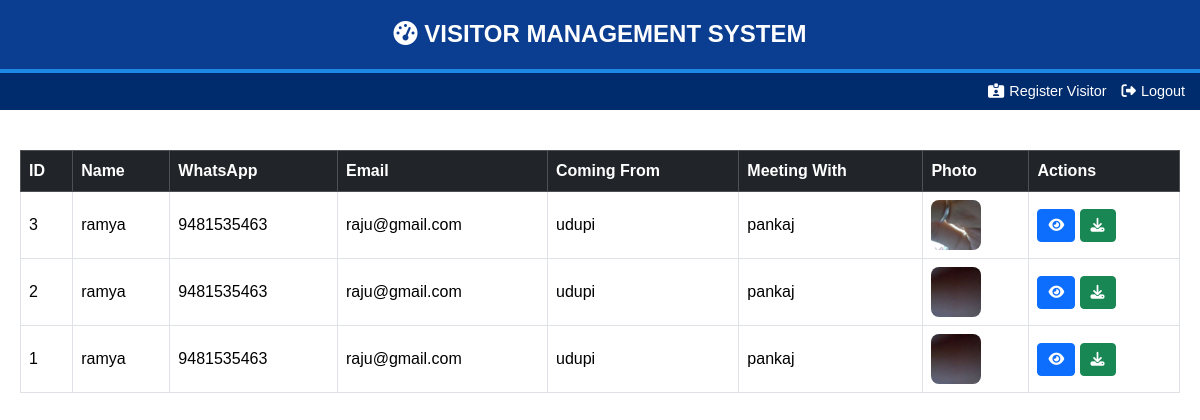
/admin_dashboard.php (signed in), run on the app's committed database.
### tables this page shows
CREATE TABLE `visitors` (
  `id` int(11) UNSIGNED NOT NULL,
  `name` varchar(255) NOT NULL,
  `email` varchar(255) DEFAULT NULL,
  `whatsapp` varchar(20) NOT NULL,
  `coming_from` varchar(255) NOT NULL,
  `meeting_to` varchar(255) NOT NULL,
  `selfie_path` varchar(255) NOT NULL,
  `receptionist_id` int(11) UNSIGNED DEFAULT NULL,
  `otp` varchar(6) DEFAULT NULL
);

### admin_dashboard.php (the view, shortened to what this page needs)
<?php
try {
    $db = new PDO('mysql:host=localhost;dbname=registration_db', 'root', '');
    $db->setAttribute(PDO::ATTR_ERRMODE, PDO::ERRMODE_EXCEPTION);
} catch (PDOException $e) {
    die("Connection failed: " . $e->getMessage());
}
$user_id = $_SESSION['user_id'];
$user_type = $_SESSION['user_type'];
try {
    $stmt = $db->query("SHOW COLUMNS FROM visitors LIKE 'created_at'");
    $has_created_at = $stmt->rowCount() > 0;
    $order_by = $has_created_at ? 'v.created_at DESC' : 'v.id DESC';
    if ($user_type === 'super_admin') {
        $stmt = $db->query("SELECT v.*, u.name AS receptionist_name
                            FROM visitors v
                            LEFT JOIN users1 u ON v.receptionist_id = u.id
                            ORDER BY $order_by");
    } else {
        $stmt = $db->prepare("SELECT v.*, u.name AS receptionist_name
                              FROM visitors v
                              LEFT JOIN users1 u ON v.receptionist_id = u.id
                              WHERE v.receptionist_id = ?
                              ORDER BY $order_by");
        $stmt->execute([$user_id]);
    }
    $visitors = $stmt->fetchAll(PDO::FETCH_ASSOC);
} catch (PDOException $e) {
    $_SESSION['errors'] = ["Database error: " . $e->getMessage()];
    $visitors = [];
}
?>
<!DOCTYPE html>
<html lang="en">
<head>
    <link href="https://cdn.jsdelivr.net/npm/bootstrap@5.3.3/dist/css/bootstrap.min.css" rel="stylesheet">
    <link rel="stylesheet" href="https://cdnjs.cloudflare.com/ajax/libs/font-awesome/6.4.0/css/all.min.css">
</head>
<body>
    <div class="app-container">
        <div class="app-header">
            <h1><i class="fas fa-tachometer-alt"></i> VISITOR MANAGEMENT SYSTEM</h1>
        </div>
        <div class="menu-bar">
            <a href="index.php"><i class="fas fa-id-card-alt"></i> Register Visitor</a>
            <a href="logout.php"><i class="fas fa-sign-out-alt"></i> Logout</a>
        </div>
        <div class="app-body">
            <div class="table-responsive">
                <table class="table table-bordered table-hover">
                    <thead class="table-dark">
                        <tr>
                            <th>ID</th>
                            <th>Name</th>
                            <th>WhatsApp</th>
                            <th>Email</th>
                            <th>Coming From</th>
                            <th>Meeting With</th>
                            <th>Photo</th>
                            <th>Actions</th>
                        </tr>
                    </thead>
                    <tbody>
                        <?php if (empty($visitors)): ?>
                            <tr>
                                <td colspan="<?php echo $user_type === 'super_admin' ? 10 : 9; ?>" class="text-center">No registrations found.</td>
                            </tr>
                        <?php else: ?>
                            <?php foreach ($visitors as $visitor): ?>
                                <tr>
                                    <td><?php echo htmlspecialchars($visitor['id']); ?></td>
                                    <td><?php echo htmlspecialchars($visitor['name']); ?></td>
                                    <td><?php echo htmlspecialchars($visitor['whatsapp']); ?></td>
                                    <td><?php echo htmlspecialchars($visitor['email'] ?: 'N/A'); ?></td>
                                    <td><?php echo htmlspecialchars($visitor['coming_from']); ?></td>
                                    <td><?php echo htmlspecialchars($visitor['meeting_to']); ?></td>
                                    <td><img src="<?php echo htmlspecialchars($visitor['selfie_path']); ?>" class="visitor-photo" alt="Visitor Photo"></td>
                                    <td>
                                        <a href="display.php?id=<?php echo $visitor['id']; ?>" class="btn btn-primary btn-sm" title="View Details"><i class="fas fa-eye"></i></a>
                                        <a href="download.php?id=<?php echo $visitor['id']; ?>" class="btn btn-success btn-sm" title="Download PDF"><i class="fas fa-download"></i></a>
                                    </td>
                                </tr>
                            <?php endforeach; ?>
                        <?php endif; ?>
                    </tbody>
                </table>
            </div>
        </div>
    </div>
</body>
</html>

### admin_dashboard.php (style rules this page uses)
:root { --primary-color: #0b3d91; --secondary-color: #1e88e5; --accent-color: #4CAF50; --light-bg: #f5f5f5; --dark-text: #333333; --border-radius: 12px; }
body { background-color: var(--light-bg); font-family: Arial, sans-serif; min-height: 100vh; }
.app-container { max-width: 1200px; margin: 0 auto; background-color: white; box-shadow: 0 0 10px rgba(0,0,0,0.1); min-height: 100vh; }
.app-header { background-color: var(--primary-color); color: white; padding: 20px; text-align: center; border-bottom: 4px solid var(--secondary-color); }
.app-header h1 { font-size: 1.5rem; margin: 0; font-weight: 600; }
.menu-bar { background-color: #002c6d; color: white; display: flex; justify-content: flex-end; padding: 8px 15px; font-size: 0.9rem; }
.menu-bar a { color: white; text-decoration: none; margin-left: 15px; display: flex; align-items: center; }
.menu-bar i { margin-right: 5px; }
.app-body { padding: 20px; }
.table-responsive { margin-top: 20px; }
.table th, .table td { vertical-align: middle; }
.visitor-photo { max-width: 50px; border-radius: 8px; }
.btn-sm { padding: 5px 10px; font-size: 0.875rem; }

### data on the page
visitors: id "3", name "ramya", whatsapp "9481535463", email "raju@gmail.com", coming_from "udupi", meeting_to "pankaj", selfie_path (picture)
visitors: id "2", name "ramya", whatsapp "9481535463", email "raju@gmail.com", coming_from "udupi", meeting_to "pankaj", selfie_path (picture)
visitors: id "1", name "ramya", whatsapp "9481535463", email "raju@gmail.com", coming_from "udupi", meeting_to "pankaj", selfie_path (picture)
